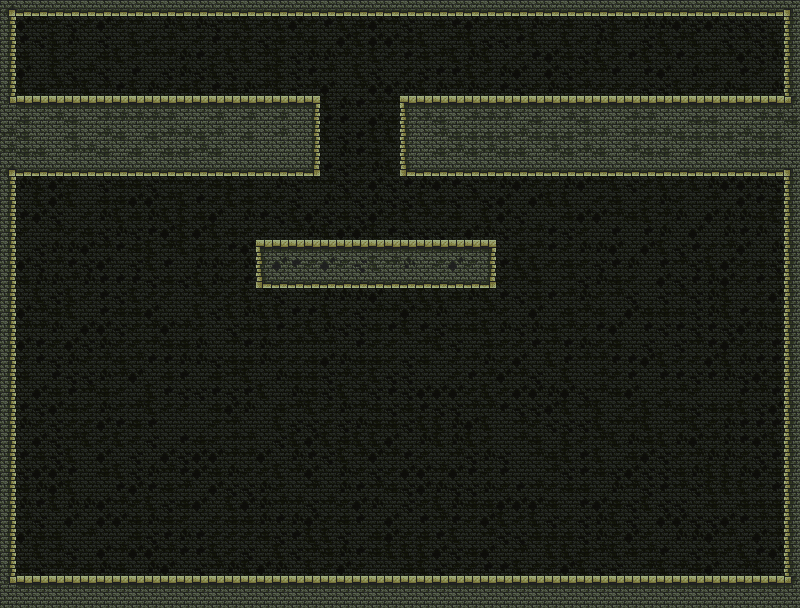

This game map was drawn from its Tiled (.tmx) file and the tilesets committed beside it. A one-line description and the trimmed map source follow:
An orthogonal 50x38 tile map with 16x16 px tiles, 2 tile layers (tlo, map), 2 tilesets.

<map version="1.0" tiledversion="1.0.3" orientation="orthogonal" renderorder="right-down" width="50" height="38" tilewidth="16" tileheight="16" nextobjectid="1">
 <tileset firstgid="1" source="dungeon.tsx" />
 <tileset firstgid="101" source="gems.tsx" />
 <layer name="tlo" width="50" height="38">
  <data>[1900 cells, 1900 non-empty, 9 distinct tile ids]</data>
 </layer>
 <layer name="map" width="50" height="38">
  <data>[1900 cells, 480 non-empty, 27 distinct tile ids]</data>
 </layer>
</map>